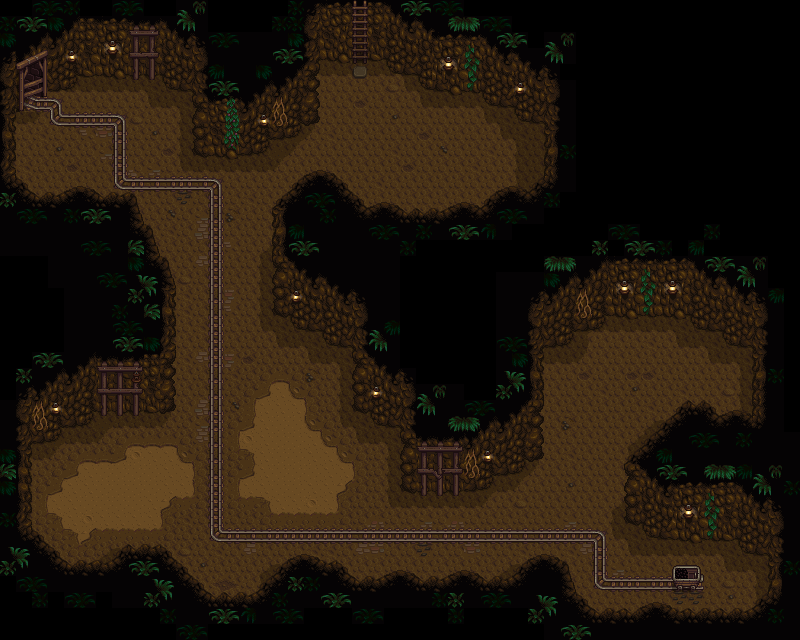

Rendered tile map (Tiled .tmx) drawn with the repository's tilesets; below, a short description and the map source with its tile grids summarised:
An orthogonal 50x40 tile map with 16x16 px tiles, 3 tile layers (Back, Buildings, Front).

<map version="1.4" tiledversion="1.4.2" orientation="orthogonal" renderorder="right-down" compressionlevel="0" width="50" height="40" tilewidth="16" tileheight="16" infinite="0" nextlayerid="7" nextobjectid="1">
  <properties />
  <tileset firstgid="1" name="mine" tilewidth="16" tileheight="16" tilecount="288" columns="16">
    <image source="mine.png" width="256" height="288" />
    <tile id="0">
      <properties>
        <property name="Type" type="string" value="Dirt" />
      </properties>
    </tile>
    <tile id="137">
      <properties>
        <property name="Type" type="string" value="Stone" />
      </properties>
    </tile>
    <tile id="138">
      <properties>
        <property name="Type" type="string" value="Stone" />
      </properties>
    </tile>
    <tile id="139">
      <properties>
        <property name="Type" type="string" value="Stone" />
      </properties>
    </tile>
    <tile id="140">
      <properties>
        <property name="Type" type="string" value="Stone" />
      </properties>
    </tile>
    <tile id="153">
      <properties>
        <property name="Type" type="string" value="Stone" />
      </properties>
    </tile>
    <tile id="154">
      <properties>
        <property name="Type" type="string" value="Stone" />
      </properties>
    </tile>
    <tile id="155">
      <properties>
        <property name="Type" type="string" value="Stone" />
      </properties>
    </tile>
    <tile id="165">
      <properties>
        <property name="Type" type="string" value="Dirt" />
      </properties>
    </tile>
    <tile id="166">
      <properties>
        <property name="Type" type="string" value="Stone" />
      </properties>
    </tile>
    <tile id="167">
      <properties>
        <property name="Type" type="string" value="Stone" />
      </properties>
    </tile>
    <tile id="168">
      <properties>
        <property name="Type" type="string" value="Stone" />
      </properties>
    </tile>
    <tile id="169">
      <properties>
        <property name="Type" type="string" value="Stone" />
      </properties>
    </tile>
    <tile id="170">
      <properties>
        <property name="Type" type="string" value="Stone" />
      </properties>
    </tile>
    <tile id="171">
      <properties>
        <property name="Type" type="string" value="Stone" />
      </properties>
    </tile>
    <tile id="172">
      <properties>
        <property name="Type" type="string" value="Stone" />
      </properties>
    </tile>
    <tile id="181">
      <properties>
        <property name="Type" type="string" value="Dirt" />
      </properties>
    </tile>
    <tile id="182">
      <properties>
        <property name="Type" type="string" value="Stone" />
      </properties>
    </tile>
    <tile id="183">
      <properties>
        <property name="Type" type="string" value="Dirt" />
      </properties>
    </tile>
    <tile id="184">
      <properties>
        <property name="Type" type="string" value="Stone" />
      </properties>
    </tile>
    <tile id="185">
      <properties>
        <property name="Type" type="string" value="Stone" />
      </properties>
    </tile>
    <tile id="186">
      <properties>
        <property name="Type" type="string" value="Stone" />
      </properties>
    </tile>
    <tile id="187">
      <properties>
        <property name="Type" type="string" value="Stone" />
      </properties>
    </tile>
    <tile id="188">
      <properties>
        <property name="Type" type="string" value="Stone" />
      </properties>
    </tile>
    <tile id="198">
      <properties>
        <property name="Type" type="string" value="Stone" />
      </properties>
    </tile>
    <tile id="199">
      <properties>
        <property name="Type" type="string" value="Stone" />
      </properties>
    </tile>
    <tile id="200">
      <properties>
        <property name="Type" type="string" value="Stone" />
      </properties>
    </tile>
    <tile id="201">
      <properties>
        <property name="Type" type="string" value="Stone" />
      </properties>
    </tile>
    <tile id="202">
      <properties>
        <property name="Type" type="string" value="Stone" />
      </properties>
    </tile>
    <tile id="203">
      <properties>
        <property name="Type" type="string" value="Stone" />
      </properties>
    </tile>
    <tile id="204">
      <properties>
        <property name="Type" type="string" value="Stone" />
      </properties>
    </tile>
    <tile id="217">
      <properties>
        <property name="Type" type="string" value="Stone" />
      </properties>
    </tile>
    <tile id="218">
      <properties>
        <property name="Type" type="string" value="Stone" />
      </properties>
    </tile>
    <tile id="219">
      <properties>
        <property name="Type" type="string" value="Stone" />
      </properties>
    </tile>
    <tile id="233">
      <properties>
        <property name="Type" type="string" value="Stone" />
      </properties>
    </tile>
    <tile id="234">
      <properties>
        <property name="Type" type="string" value="Stone" />
      </properties>
    </tile>
    <tile id="235">
      <properties>
        <property name="Type" type="string" value="Stone" />
      </properties>
    </tile>
    <tile id="240">
      <properties>
        <property name="Type" type="string" value="Wood" />
      </properties>
    </tile>
    <tile id="241">
      <properties>
        <property name="Type" type="string" value="Wood" />
      </properties>
    </tile>
    <tile id="242">
      <properties>
        <property name="Type" type="string" value="Wood" />
      </properties>
    </tile>
    <tile id="256">
      <properties>
        <property name="Type" type="string" value="Wood" />
      </properties>
    </tile>
    <tile id="257">
      <properties>
        <property name="Type" type="string" value="Wood" />
      </properties>
    </tile>
    <tile id="258">
      <properties>
        <property name="Type" type="string" value="Wood" />
      </properties>
    </tile>
    <tile id="272">
      <properties>
        <property name="Type" type="string" value="Wood" />
      </properties>
    </tile>
    <tile id="273">
      <properties>
        <property name="Type" type="string" value="Wood" />
      </properties>
    </tile>
    <tile id="274">
      <properties>
        <property name="Type" type="string" value="Wood" />
      </properties>
    </tile>
  </tileset>
  <layer id="1" name="Back" width="50" height="40" opacity="1" offsetx="0" offsety="0">
    <properties />
    <data>[2000 cells, 1219 non-empty, 54 distinct tile ids]</data>
  </layer>
  <layer id="2" name="Buildings" width="50" height="40" opacity="1" offsetx="0" offsety="0">
    <properties />
    <data>[2000 cells, 538 non-empty, 105 distinct tile ids]</data>
  </layer>
  <layer id="3" name="Front" width="50" height="40" opacity="1" offsetx="0" offsety="0">
    <properties />
    <data>[2000 cells, 498 non-empty, 39 distinct tile ids]</data>
  </layer>
  <objectgroup id="4" name="Back" visible="false" locked="false" />
  <objectgroup id="5" name="Buildings" visible="false" locked="false" />
  <objectgroup id="6" name="Front" visible="false" locked="false" />
</map>
